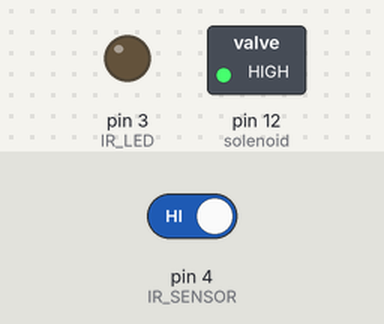
Simulated run of this sketch. Board: Arduino Uno, built with avr-gcc and run on an emulated ATmega328P. On the bench: switched loads named in the sketch (green lamp = pin HIGH), output pins drawn as LEDs (lit = HIGH). The inputs (shaded band) are chosen by the test bench; at power-on: pin 4 (IR_SENSOR) HIGH.

Above: at 1.2 s.
1.3 s: pin 4 (IR_SENSOR) driven LOW
At 2.3 s:
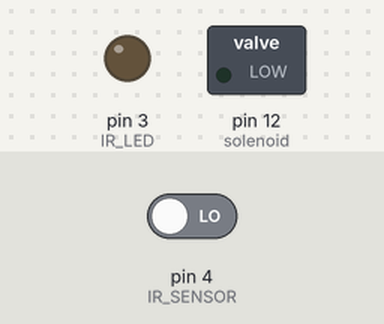
2.8 s: pin 4 (IR_SENSOR) driven HIGH
At 4.1 s:
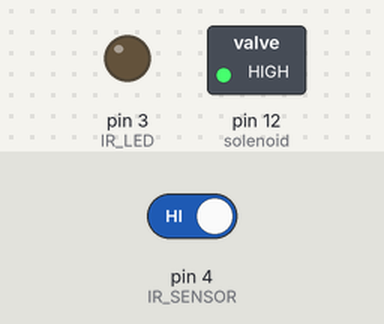
Timing chart, 0 to 5.8 s (numbered marks = the images above; inputs shaded):
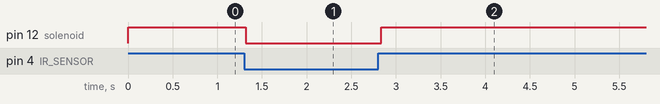

The sketch:

sketch_sep16b.ino
```cpp
int solenoid = 12;
#define     IR_LED                 3         // Digital pin that is hooked up to the IR LED.
#define     IR_SENSOR              4
#define     BUCKET_CHECK_SECONDS   0.1  //How often it checks to see if there is a hand.

///////////////////////////////////////////////////////
// Setup function
//
// Called once at start up.
///////////////////////////////////////////////////////
void setup(void){

  // Set up the input and output pins.
  pinMode(IR_LED, OUTPUT);
  pinMode(IR_SENSOR, INPUT);
  pinMode(solenoid, OUTPUT);
}

///////////////////////////////////////////////////////
// Loop Function
//
// Called continuously after setup function.
///////////////////////////////////////////////////////
void loop(void) {
  if (isHandinBucket()) {
digitalWrite(solenoid, HIGH);
  }
  else
  {
    digitalWrite(solenoid, LOW);
  }

 // Delay for 100 milliseconds so the hand in bucket check happens 10 times a second.
  delay(100);
  }


///////////////////////////////////////////////////////
// isHandinBucket function
//
// Returns true if a hand is in the candy bucket
///////////////////////////////////////////////////////
boolean isHandinBucket() {
  // Pulse the IR LED at 38khz for 1 millisecond
  pulseIR(1000);

  // Check if the IR sensor picked up the pulse (i.e. output wire went to ground).
  if (digitalRead(IR_SENSOR) == LOW) {
    return false; // Sensor can see LED, return false.
  }

  return true; // Sensor can't see LED, return true.
}

///////////////////////////////////////////////////////
// pulseIR function
//
// Pulses the IR LED at 38khz for the specified number
// of microseconds.
///////////////////////////////////////////////////////
void pulseIR(long microsecs) {
  // 38khz IR pulse function from Adafruit tutorial: http://learn.adafruit.com/ir-sensor/overview

  // we'll count down from the number of microseconds we are told to wait

  cli();  // this turns off any background interrupts

  while (microsecs > 0) {
    // 38 kHz is about 13 microseconds high and 13 microseconds low
   digitalWrite(IR_LED, HIGH);  // this takes about 3 microseconds to happen
   delayMicroseconds(10);         // hang out for 10 microseconds, you can also change this to 9 if its not working
   digitalWrite(IR_LED, LOW);   // this also takes about 3 microseconds
   delayMicroseconds(10);         // hang out for 10 microseconds, you can also change this to 9 if its not working

   // so 26 microseconds altogether
   microsecs -= 26;
  }


  sei();  // this turns them back on


  }
```

Measured:
- after the input at 1.3 s, pin 12 (solenoid): HIGH → LOW at once
- after the input at 2.8 s, pin 12 (solenoid): LOW → HIGH at once
